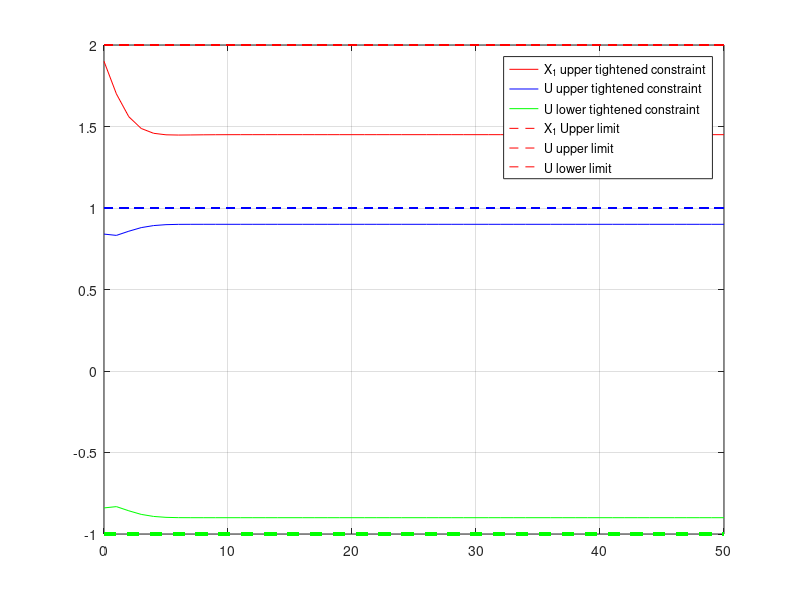

The MATLAB source for this figure: (Note: this script raises an error after producing the figure.)
%% AuE 893: Robust Predictive Conrtol HW04, Question 4
% Author: Vipul Kumbhar
% ref:

clc;clear;close all

% Given state space and gains
A     = [1 1;0 1];     B     = [0;1];
W     = [-0.1 0.1];    K     = [-0.4,-1.2];
Ak    = A + B*K;

% Equality constraints
% Cj*X <= Dj
Cj    = [1;0];
Dj    = [2;0];
% Aj*U <= Bj
Aj    = [1;-1];
Bj    = [1;1];

% Steps
N     = 50;
alpha = 0.0001;

% Disturbances
wmax  = 0.1;
W_a   = [wmax, wmax, -wmax, -wmax;
     wmax, -wmax, -wmax, wmax];

% Initialize parameters
Sum_AkW          = 0;
state_constraint = zeros(2,51);
input_constraint = zeros(2,51);

% Bounding tube by closed loop control sequence (Ak = A+BK)
for i =1:50+1
    Sum_AkW = Sum_AkW + (Ak^(i-1))*W_a;
    
    psi     = max(max(Cj(1)*Sum_AkW));   % X_u
    psi2    = max(max(Cj(2)*Sum_AkW));   % X_l
    
    theta   = max(max(Aj(1)*K*Sum_AkW)); % U_u
    theta2  = max(max(Aj(2)*K*Sum_AkW)); % U_u
    
    state_constraint(1,i) = (Dj(1)-(1-alpha)^-1*psi)/Cj(1);
    state_constraint(2,i) = (Dj(2)-(1-alpha)^-1*psi2)/Cj(2);
    input_constraint(1,i) = (Bj(1)-(1-alpha)^-1*theta)/Aj(1);
    input_constraint(2,i) = (Bj(2)-(1-alpha)^-1*theta2)/Aj(2);
end

N_lin   = 0:N;
X_u_lin = Dj(1)*ones(length(N_lin));
U_u_lin = Bj(1)*ones(length(N_lin));
U_l_lin = -Bj(2)*ones(length(N_lin));

figure('name','Final tightened constraints')
plot(N_lin,state_constraint(1,:),'r',...
    N_lin,input_constraint(1,:),'b',...
    N_lin,input_constraint(2,:),'g',...
    N_lin,X_u_lin,'r--',...
    N_lin,U_u_lin,'b--',...
    N_lin,U_l_lin,'g--',...
    'LineWidth',2)
legend('X_1 upper tightened constraint', 'U upper tightened constraint',...
    'U lower tightened constraint','X_1 Upper limit','U upper limit',...
    'U lower limit');grid on
%axis([1 50 -1.5 3.5])

%% Q4
pd = makedist('uniform')

X_startpoints_all = [1 1 0 -1;1 0 1 -1];
f_val_all =[];
W_all     = (rand(2,N-10)-0.5)/5;

% W_all_1 = ([rand(1,12) 0.2*ones(1,N-10-12)] - 0.5)/5;
% W_all_2 = ([rand(1,17) -0.3*ones(1,N-10-17)] - 0.5)/5;
% W_all =[W_all_1;W_all_2]; 

Y_all     = [];

for i_s = 1:4
    X_initial = X_startpoints_all(:,i_s);
    A         = A;
    C         = eye(2);
    D         = [0;0];
    Q         = 1*eye(2);
    R         = 1;

    Y_initial = X_initial;
    Y_setpoint= [0;0];             % X_setpoint

    U_setpoint= 0;  %(eye(2) - A)*Y_setpoint\B;

    time_step = 0.5;
    N_mpc_all = N;
    Tph       = 5;                 % [sec] prediction horizon
    t_mins    = Tph*2;
    N_mpc     = Tph/time_step;

    % Initial guesses
    U_guess = zeros(1,N_mpc+1);
    X_guess = X_initial.*ones(2,N_mpc);
    XU_guess= [X_guess(1,:) X_guess(2,:) U_guess];

    % Initialize outputs data for plots
    u     = 0;
    y     = X_initial;
    e     = [0;0];
    
    for i=1:N_mpc_all-t_mins
    
        % Linear inequality constraint
        A_ineq = [];
        b_ineq = [];
    
        % Linear equality constraint
        Aeq    = [];
        beq    = [];
        
        % Bounds definition
        lb_x1  = -inf*ones(1,N_mpc);     % Lower bound for state x1
        lb_x2  = -inf*ones(1,N_mpc);     % Lower bound for state x2
        lb_u1  = input_constraint(2,i:i+N_mpc) -  K*e;% Lower bound for control input u1
    
        ub_x1  = state_constraint(1,i:i+N_mpc-1);% Upper bound for state x1
        ub_x2  = inf*ones(1,N_mpc);      % Upper bound for state x2
        ub_u1  = input_constraint(1,i:i+N_mpc)- K*e;% Upper bound for control input u1
    
        % Lower and upper bounds for all the optimization variables
        lb = [lb_x1 lb_x2 lb_u1];
        ub = [ub_x1 ub_x2 ub_u1];
    
        % fmincon optimization options
        options = optimoptions('fmincon','Display','none','Algorithm','interior-point',....
        'MaxFunctionEvaluations',30000);
        nonlcon = @nonlin;
        call_fun= @objective_function;
    
        % fmincon NLP solver
        % opt_var - optimized variable output, fval - function value
        [opt_var, fval] = fmincon(@(opt)call_fun(opt,Y_setpoint,U_setpoint,N_mpc,Q,R),...
          XU_guess,A_ineq,b_ineq,Aeq,beq,lb,ub,@(opt)nonlcon(opt,A,B,X_initial,N_mpc),options);
      
        f_val_all(i_s,i) = fval;
        
         % Initial guess for optimization variables for the next prediction horizon
         XU_guess = opt_var;
         
         U  = opt_var((2*N_mpc)+1);
         
         % Control plus feedback
         U_bar   = U + K*e;
         
         %W  = wmax*[(rand - 0.5)/0.5;(rand - 0.5)/0.5];   % W E [-0.1 0.1]
         W = W_all(:,i);
         
         % Simulate systme
         mpc_sim = A*X_initial + B*U_bar + W;
         
         % Predicted error
         e = Ak*e + W;
         
         X_initial = mpc_sim;
    
         % Save the outputs for eeach time step
         y = [y mpc_sim];
    
        % Concatanate the mpc control inputs with initial inputs
         u = [u U_bar];
        
    end

    N_lin = 0:N_mpc_all-t_mins;
    x1_setpoint = Y_setpoint(1)*ones(1,length(N_lin));
    x2_setpoint = Y_setpoint(2)*ones(1,length(N_lin));
    X1_tightened_constraint = state_constraint(1,1:length(N_lin));

    U_setpoint = U_setpoint*ones(1,length(N_lin));
    U_u_tightened_constraint = [input_constraint(1,1) input_constraint(1,1:length(N_lin)-1)];
    U_l_tightened_constraint = [input_constraint(2,1) input_constraint(2,1:length(N_lin)-1)];
    U_u = 1*ones(1,length(N_lin));
    U_l = -1*ones(1,length(N_lin));

    if i_s ==4
        close all
    end
    
    figure('name','Part C - states plot')
    plot(N_lin,y(1,:),'r',...
        N_lin,x1_setpoint,'r--',...
        N_lin,y(2,:),'b',...
        N_lin,x2_setpoint,'b--',...
        N_lin,X1_tightened_constraint,'g--','LineWidth',2)

    title('System State Trajectory')
    xlabel('Simulation Time in seconds')
    ylabel('States');grid on
    legend('X1 - State','X1 - Set Point','X2 - State','X2 - Set Point','X1 upper tightened constraint')
    %axis([0 N_mpc_all-10 -2.5 2.5])

    figure('name','Part C - input plot')
    stairs(N_lin,u,'r','LineWidth',2)
    hold on
    plot(N_lin,U_u_tightened_constraint,'b--',...
      N_lin,U_l_tightened_constraint,'g--',...
      N_lin,U_u,'b',...
      N_lin,U_l,'g',...
      N_lin,U_setpoint,'--',...
     'LineWidth',2)
    grid on;title('System Control Input')
    xlabel('Simulation Time in seconds');ylabel('Control Input');grid on
    %axis([0 N_mpc_all-10 -1.5 1.5])
    legend('U - control input','U - upper tightened constraint',...
        'U - lower tightened constraint','U - upper limit','U - lower limit',...
         'U - setpoint')
    
    Y_all(2*i_s-1,:) = y(1,:);
    Y_all(2*i_s,:)   = y(2,:);
end

% Plot all
Ysize = size(Y_all);

figure()
for i=1:Ysize(1)/2
    plot(Y_all(2*(i-1)+1,:),Y_all(2*i,:),'LineWidth',2)
    hold on
end
title('System State Trajectory')
xlabel('X1')
ylabel('X2');grid on
axis([-3 3 -1.5 1.5])
lgd = legend('States [1 1]','States [1 0]','States [0 1]','States [-1 -1]');
title(lgd,'Initial state points = ')

% Plot disturbance
figure()
plot(W_all(1,:),'LineWidth',2);hold on
plot(W_all(2,:),'LineWidth',2);grid on
xlabel('N');ylabel('value')
legend('W1','W2')
title('State disturbance sequence')

%% The end